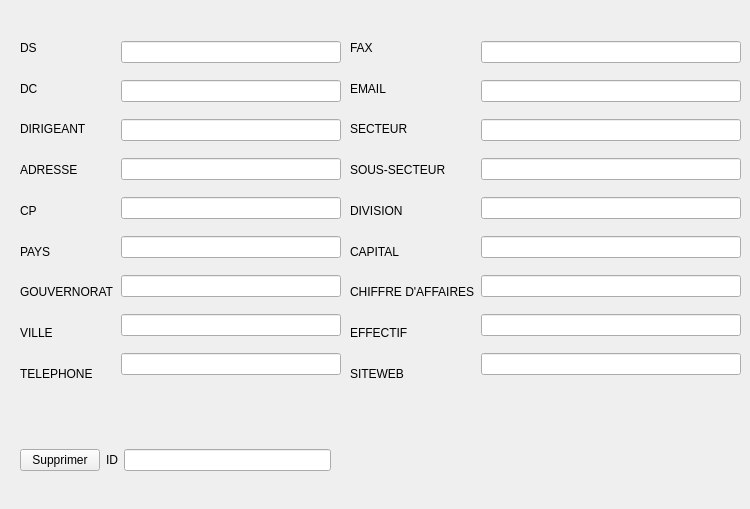
         <widget class="QWidget" name="page_4">
          <widget class="QWidget" name="horizontalLayoutWidget_4">
           <property name="geometry">
            <rect>
             <x>20</x>
             <y>30</y>
             <width>321</width>
             <height>361</height>
            </rect>
           </property>
           <layout class="QHBoxLayout" name="horizontalLayout_9">
            <item>
             <layout class="QVBoxLayout" name="verticalLayout_9"/>
            </item>
            <item>
             <layout class="QVBoxLayout" name="verticalLayout_10">
              <item>
               <widget class="QLabel" name="label_23">
                <property name="text">
                 <string>DS</string>
                </property>
               </widget>
              </item>
              <item>
               <widget class="QLabel" name="label_24">
                <property name="text">
                 <string>DC</string>
                </property>
               </widget>
              </item>
              <item>
               <widget class="QLabel" name="label_25">
                <property name="text">
                 <string>DIRIGEANT</string>
                </property>
               </widget>
              </item>
              <item>
               <widget class="QLabel" name="label_26">
                <property name="text">
                 <string>ADRESSE</string>
                </property>
               </widget>
              </item>
              <item>
               <widget class="QLabel" name="label_27">
                <property name="text">
                 <string>CP</string>
                </property>
               </widget>
              </item>
              <item>
               <widget class="QLabel" name="label_28">
                <property name="text">
                 <string>PAYS</string>
                </property>
               </widget>
              </item>
              <item>
               <widget class="QLabel" name="label_29">
                <property name="text">
                 <string>GOUVERNORAT</string>
                </property>
               </widget>
              </item>
              <item>
               <widget class="QLabel" name="label_30">
                <property name="text">
                 <string>VILLE</string>
                </property>
               </widget>
              </item>
              <item>
               <widget class="QLabel" name="label_31">
                <property name="text">
                 <string>TELEPHONE</string>
                </property>
               </widget>
              </item>
             </layout>
            </item>
            <item>
             <layout class="QVBoxLayout" name="verticalLayout_11">
              <item>
               <widget class="QLineEdit" name="DSLE_2">
                <property name="readOnly">
                 <bool>true</bool>
                </property>
               </widget>
              </item>
              <item>
               <widget class="QLineEdit" name="DCLE_2">
                <property name="readOnly">
                 <bool>true</bool>
                </property>
               </widget>
              </item>
              <item>
               <widget class="QLineEdit" name="DIRLE_2">
                <property name="readOnly">
                 <bool>true</bool>
                </property>
               </widget>
              </item>
              <item>
               <widget class="QLineEdit" name="ADRESSELE_2">
                <property name="readOnly">
                 <bool>true</bool>
                </property>
               </widget>
              </item>
              <item>
               <widget class="QLineEdit" name="CPLE_2">
                <property name="readOnly">
                 <bool>true</bool>
                </property>
               </widget>
              </item>
              <item>
               <widget class="QLineEdit" name="PAYSLE_2">
                <property name="readOnly">
                 <bool>true</bool>
                </property>
               </widget>
              </item>
              <item>
               <widget class="QLineEdit" name="GVTLE_2">
                <property name="readOnly">
                 <bool>true</bool>
                </property>
               </widget>
              </item>
              <item>
               <widget class="QLineEdit" name="VILLELE_2">
                <property name="readOnly">
                 <bool>true</bool>
                </property>
               </widget>
              </item>
              <item>
               <widget class="QLineEdit" name="TLPHLE_2">
                <property name="readOnly">
                 <bool>true</bool>
                </property>
               </widget>
              </item>
             </layout>
            </item>
           </layout>
          </widget>
          <widget class="QWidget" name="horizontalLayoutWidget_5">
           <property name="geometry">
            <rect>
             <x>350</x>
             <y>30</y>
             <width>391</width>
             <height>361</height>
            </rect>
           </property>
           <layout class="QHBoxLayout" name="horizontalLayout_10">
            <item>
             <layout class="QVBoxLayout" name="verticalLayout_12"/>
            </item>
            <item>
             <layout class="QVBoxLayout" name="verticalLayout_13">
              <item>
               <widget class="QLabel" name="label_32">
                <property name="text">
                 <string>FAX</string>
                </property>
               </widget>
              </item>
              <item>
               <widget class="QLabel" name="label_33">
                <property name="text">
                 <string>EMAIL</string>
                </property>
               </widget>
              </item>
              <item>
               <widget class="QLabel" name="label_34">
                <property name="text">
                 <string>SECTEUR</string>
                </property>
               </widget>
              </item>
              <item>
               <widget class="QLabel" name="label_35">
                <property name="text">
                 <string>SOUS-SECTEUR</string>
                </property>
               </widget>
              </item>
              <item>
               <widget class="QLabel" name="label_36">
                <property name="text">
                 <string>DIVISION</string>
                </property>
               </widget>
              </item>
              <item>
               <widget class="QLabel" name="label_37">
                <property name="text">
                 <string>CAPITAL</string>
                </property>
               </widget>
              </item>
              <item>
               <widget class="QLabel" name="label_38">
                <property name="text">
                 <string>CHIFFRE D'AFFAIRES</string>
                </property>
               </widget>
              </item>
              <item>
               <widget class="QLabel" name="label_39">
                <property name="text">
                 <string>EFFECTIF</string>
                </property>
               </widget>
              </item>
              <item>
               <widget class="QLabel" name="label_40">
                <property name="text">
                 <string>SITEWEB</string>
                </property>
               </widget>
              </item>
             </layout>
            </item>
            <item>
             <layout class="QVBoxLayout" name="verticalLayout_14">
              <item>
               <widget class="QLineEdit" name="FAXLE_2">
                <property name="readOnly">
                 <bool>true</bool>
                </property>
               </widget>
              </item>
              <item>
               <widget class="QLineEdit" name="EMAILLE_2">
                <property name="readOnly">
                 <bool>true</bool>
                </property>
               </widget>
              </item>
              <item>
               <widget class="QLineEdit" name="SECTLE_2">
                <property name="readOnly">
                 <bool>true</bool>
                </property>
               </widget>
              </item>
              <item>
               <widget class="QLineEdit" name="SSECTLE_2">
                <property name="readOnly">
                 <bool>true</bool>
                </property>
               </widget>
              </item>
              <item>
               <widget class="QLineEdit" name="DIVLE_2">
                <property name="readOnly">
                 <bool>true</bool>
                </property>
               </widget>
              </item>
              <item>
               <widget class="QLineEdit" name="CAPLE_2">
                <property name="readOnly">
                 <bool>true</bool>
                </property>
               </widget>
              </item>
              <item>
               <widget class="QLineEdit" name="CHAFFLE_2">
                <property name="readOnly">
                 <bool>true</bool>
                </property>
               </widget>
              </item>
              <item>
               <widget class="QLineEdit" name="EFFLE_2">
                <property name="readOnly">
                 <bool>true</bool>
                </property>
               </widget>
              </item>
              <item>
               <widget class="QLineEdit" name="SITELE_2">
                <property name="readOnly">
                 <bool>true</bool>
                </property>
               </widget>
              </item>
             </layout>
            </item>
           </layout>
          </widget>
          <widget class="QWidget" name="horizontalLayoutWidget_6">
           <property name="geometry">
            <rect>
             <x>20</x>
             <y>420</y>
             <width>311</width>
             <height>80</height>
            </rect>
           </property>
           <layout class="QHBoxLayout" name="horizontalLayout_13">
            <item>
             <widget class="QPushButton" name="pushButton_9">
              <property name="text">
               <string>Supprimer</string>
              </property>
             </widget>
            </item>
            <item>
             <widget class="QLabel" name="label_22">
              <property name="text">
               <string>ID</string>
              </property>
             </widget>
            </item>
            <item>
             <widget class="QLineEdit" name="s1"/>
            </item>
           </layout>
          </widget>
         </widget>
